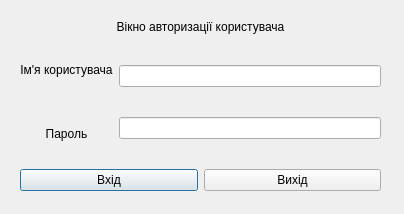
<?xml version="1.0" encoding="UTF-8"?>
<ui version="4.0">
 <class>DialogEntry</class>
 <widget class="QDialog" name="DialogEntry">
  <property name="windowModality">
   <enum>Qt::NonModal</enum>
  </property>
  <property name="geometry">
   <rect>
    <x>0</x>
    <y>0</y>
    <width>404</width>
    <height>214</height>
   </rect>
  </property>
  <property name="windowTitle">
   <string>Авторизація</string>
  </property>
  <widget class="QWidget" name="gridLayoutWidget">
   <property name="geometry">
    <rect>
     <x>20</x>
     <y>20</y>
     <width>361</width>
     <height>171</height>
    </rect>
   </property>
   <layout class="QGridLayout" name="gridLayout">
    <item row="9" column="0">
     <layout class="QHBoxLayout" name="horizontalLayout">
      <property name="spacing">
       <number>6</number>
      </property>
      <property name="sizeConstraint">
       <enum>QLayout::SetNoConstraint</enum>
      </property>
      <property name="leftMargin">
       <number>0</number>
      </property>
      <property name="bottomMargin">
       <number>0</number>
      </property>
      <item>
       <widget class="QPushButton" name="enter_button">
        <property name="cursor">
         <cursorShape>PointingHandCursor</cursorShape>
        </property>
        <property name="focusPolicy">
         <enum>Qt::StrongFocus</enum>
        </property>
        <property name="text">
         <string>Вхід</string>
        </property>
       </widget>
      </item>
      <item>
       <widget class="QPushButton" name="cancel_entry_button">
        <property name="enabled">
         <bool>true</bool>
        </property>
        <property name="sizePolicy">
         <sizepolicy hsizetype="Minimum" vsizetype="Fixed">
          <horstretch>0</horstretch>
          <verstretch>0</verstretch>
         </sizepolicy>
        </property>
        <property name="cursor">
         <cursorShape>PointingHandCursor</cursorShape>
        </property>
        <property name="text">
         <string>Вихід</string>
        </property>
       </widget>
      </item>
     </layout>
    </item>
    <item row="2" column="0">
     <widget class="QLabel" name="label">
      <property name="sizePolicy">
       <sizepolicy hsizetype="Preferred" vsizetype="Fixed">
        <horstretch>0</horstretch>
        <verstretch>0</verstretch>
       </sizepolicy>
      </property>
      <property name="text">
       <string>Вікно авторизації користувача</string>
      </property>
      <property name="alignment">
       <set>Qt::AlignBottom|Qt::AlignHCenter</set>
      </property>
      <property name="wordWrap">
       <bool>false</bool>
      </property>
      <property name="margin">
       <number>0</number>
      </property>
      <property name="indent">
       <number>1</number>
      </property>
     </widget>
    </item>
    <item row="4" column="0" rowspan="2">
     <layout class="QHBoxLayout" name="horizontalLayout_4">
      <item>
       <layout class="QVBoxLayout" name="verticalLayout_5">
        <item alignment="Qt::AlignVCenter">
         <widget class="QLabel" name="label_3">
          <property name="text">
           <string>Ім'я користувача</string>
          </property>
          <property name="alignment">
           <set>Qt::AlignBottom|Qt::AlignHCenter</set>
          </property>
         </widget>
        </item>
        <item alignment="Qt::AlignVCenter">
         <widget class="QLabel" name="label_2">
          <property name="text">
           <string>Пароль</string>
          </property>
          <property name="alignment">
           <set>Qt::AlignBottom|Qt::AlignHCenter</set>
          </property>
         </widget>
        </item>
       </layout>
      </item>
      <item>
       <layout class="QVBoxLayout" name="verticalLayout_8">
        <item>
         <widget class="QLineEdit" name="username_field">
          <property name="alignment">
           <set>Qt::AlignCenter</set>
          </property>
         </widget>
        </item>
        <item>
         <widget class="QLineEdit" name="password_field">
          <property name="echoMode">
           <enum>QLineEdit::Password</enum>
          </property>
          <property name="alignment">
           <set>Qt::AlignCenter</set>
          </property>
         </widget>
        </item>
       </layout>
      </item>
     </layout>
    </item>
   </layout>
  </widget>
 </widget>
 <resources/>
 <connections/>
</ui>
